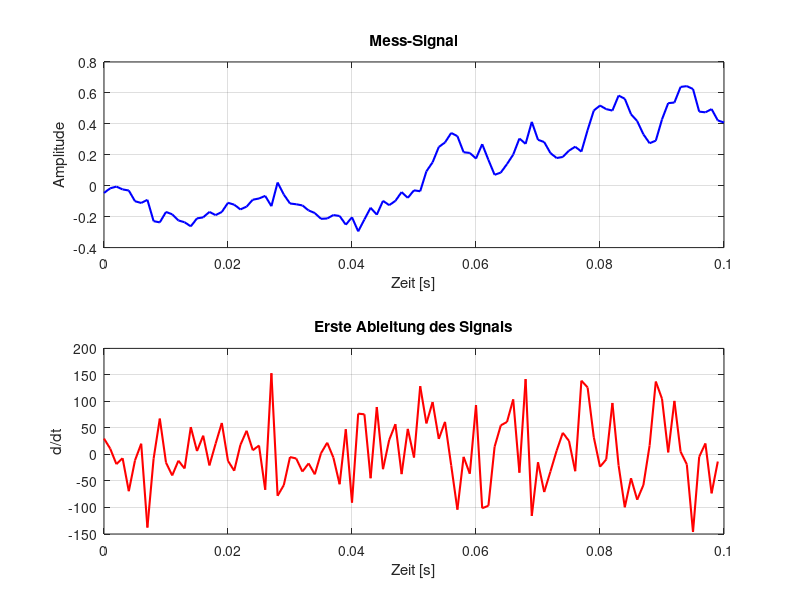

Write MATLAB code to recreate this figure.
% MATLAB-Skript: Zufälliges Signal und seine Ableitung
clc; clear; close all;

% Parameter
Fs = 1000;            % Abtastrate [Hz]
T  = 1/Fs;            % Abtastintervall
t  = 0:T:0.1;           % Zeitachse (1 Sekunde)

% Zufälliges Signal (z. B. gefiltertes Rauschen)
x = randn(size(t));              % weißes Rauschen
x = filter(ones(1,20)/20,1,x);   % leicht glätten

% Erste Ableitung (numerisch als Differenzquotient)
dx = diff(x)/T;      % Ableitung
t_dx = t(1:end-1);   % Zeitachse anpassen

% Plot
figure('Color','w');
subplot(2,1,1);
plot(t,x,'b','LineWidth',1.5);
xlabel('Zeit [s]'); ylabel('Amplitude');
title('Mess-Signal');
grid on;

subplot(2,1,2);
plot(t_dx,dx,'r','LineWidth',1.5);
xlabel('Zeit [s]'); ylabel('d/dt');
title('Erste Ableitung des Signals');
grid on;
